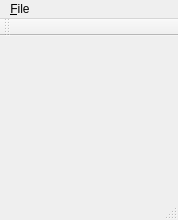
<?xml version="1.0" encoding="UTF-8"?>
<ui version="4.0">
 <class>MainWindow</class>
 <widget class="QMainWindow" name="MainWindow">
  <property name="geometry">
   <rect>
    <x>0</x>
    <y>0</y>
    <width>170</width>
    <height>212</height>
   </rect>
  </property>
  <property name="windowTitle">
   <string notr="true">Gameboy-Emu</string>
  </property>
  <property name="unifiedTitleAndToolBarOnMac">
   <bool>false</bool>
  </property>
  <widget class="QWidget" name="centralwidget">
   <layout class="QVBoxLayout" name="verticalLayout">
    <item>
     <spacer name="verticalSpacer">
      <property name="orientation">
       <enum>Qt::Vertical</enum>
      </property>
      <property name="sizeHint" stdset="0">
       <size>
        <width>20</width>
        <height>40</height>
       </size>
      </property>
     </spacer>
    </item>
    <item>
     <widget class="QWidget" name="lcd" native="true">
      <property name="minimumSize">
       <size>
        <width>160</width>
        <height>144</height>
       </size>
      </property>
      <property name="maximumSize">
       <size>
        <width>160</width>
        <height>144</height>
       </size>
      </property>
     </widget>
    </item>
   </layout>
  </widget>
  <widget class="QMenuBar" name="menubar">
   <property name="geometry">
    <rect>
     <x>0</x>
     <y>0</y>
     <width>170</width>
     <height>22</height>
    </rect>
   </property>
   <property name="autoFillBackground">
    <bool>false</bool>
   </property>
   <widget class="QMenu" name="menu_File">
    <property name="title">
     <string>&amp;File</string>
    </property>
    <addaction name="actionOpen_Rom"/>
    <addaction name="actionRecent_Files"/>
    <addaction name="separator"/>
    <addaction name="actionE_xit"/>
   </widget>
   <addaction name="menu_File"/>
  </widget>
  <widget class="QStatusBar" name="statusbar"/>
  <widget class="QToolBar" name="toolBar">
   <property name="windowTitle">
    <string>toolBar_2</string>
   </property>
   <attribute name="toolBarArea">
    <enum>TopToolBarArea</enum>
   </attribute>
   <attribute name="toolBarBreak">
    <bool>false</bool>
   </attribute>
  </widget>
  <action name="actionOpen_Rom">
   <property name="text">
    <string>&amp;Open Rom...</string>
   </property>
  </action>
  <action name="actionE_xit">
   <property name="text">
    <string>E&amp;xit</string>
   </property>
  </action>
  <action name="actionRecent_Files">
   <property name="text">
    <string>Recent Files</string>
   </property>
  </action>
 </widget>
 <resources/>
 <connections>
  <connection>
   <sender>actionE_xit</sender>
   <signal>activated()</signal>
   <receiver>MainWindow</receiver>
   <slot>close()</slot>
   <hints>
    <hint type="sourcelabel">
     <x>-1</x>
     <y>-1</y>
    </hint>
    <hint type="destinationlabel">
     <x>84</x>
     <y>105</y>
    </hint>
   </hints>
  </connection>
 </connections>
</ui>
